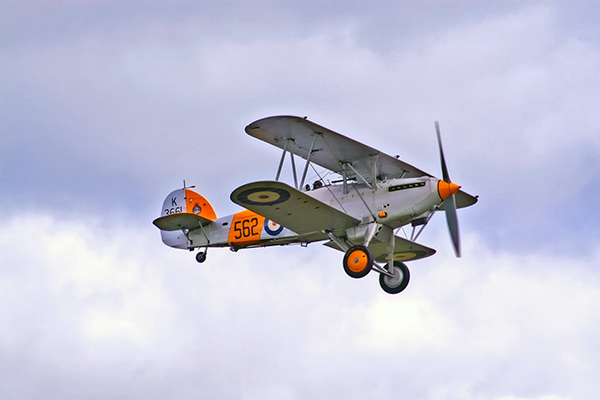
//> input picture OpenCV/Example/part1/data/airplane.bmp, 600 x 400 px, given in place of the camera
$ ./41.inrange_example   (built with g++ and OpenCV 4)
//> lines starting //> are read from the running program, lines starting //| are printed output that depends on the picture; after the words box and inside, x2 and y2 are one past the last pixel; in counts of white or black regions, pixels touching at a corner belong together
#include <iostream>
#include <opencv2/opencv.hpp>
#include <vector>

using namespace std;
using namespace cv;

int main()
{
    VideoCapture cap(0, CAP_V4L2);
    if (!cap.isOpened())
    {
        cerr << "카메라를 열 수 없습니다." << endl;
        return -1;
    }

    cap.set(CAP_PROP_FOURCC, VideoWriter::fourcc('M', 'J', 'P', 'G'));
    cap.set(CAP_PROP_FRAME_WIDTH, 640);
    cap.set(CAP_PROP_FRAME_HEIGHT, 480);
    cap.set(CAP_PROP_FPS, 30);

    const Scalar lowerYellow(20, 100, 100);
    const Scalar upperYellow(35, 255, 255);
    int minimumArea = 1000;

    namedWindow("frame");
    namedWindow("mask");

    createTrackbar("minimum area", "mask", nullptr, 50000);

    setTrackbarPos("minimum area", "mask", minimumArea);

    Mat frame, hsv, mask;
    const Mat kernel =
        getStructuringElement(MORPH_ELLIPSE, Size(5, 5));

    while (true)
    {
        if (!cap.read(frame) || frame.empty())
        {
            cerr << "카메라 프레임을 읽을 수 없습니다." << endl;
            break;
        }
//> frame is the input picture: 400 rows x 600 cols, CV_8UC3; mean B, G, R 217.1, 197.6, 196.8

        minimumArea = getTrackbarPos("minimum area", "mask");

        cvtColor(frame, hsv, COLOR_BGR2HSV);
//> hsv: 400 rows x 600 cols, CV_8UC3; mean H, S, V 111.5, 32.6, 219.9
        inRange(hsv, lowerYellow, upperYellow, mask);
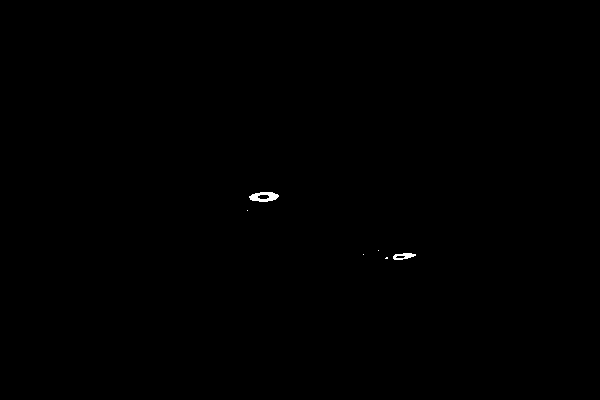
//> mask: 400 rows x 600 cols, CV_8UC1; 0.12% white; 6 white regions (4 under 20 px), largest, box (x1, y1, x2, y2) and area: (249, 192, 279, 202) 192, (393, 253, 416, 260) 99

        morphologyEx(mask, mask, MORPH_OPEN, kernel);
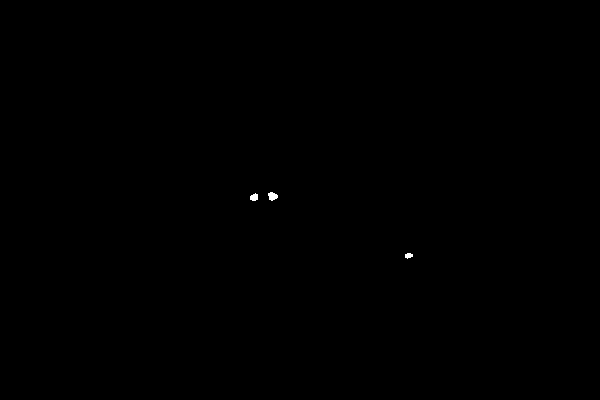
//> mask: 400 rows x 600 cols, CV_8UC1; 0.06% white; 3 white regions
        morphologyEx(mask, mask, MORPH_CLOSE, kernel);

        vector<vector<Point>> contours;
        findContours(mask.clone(), contours, RETR_EXTERNAL, CHAIN_APPROX_SIMPLE);
//> contours = 3 contours; box (x1, y1, x2, y2) and area: (268, 192, 278, 201) 50, (250, 193, 258, 201) 37, (405, 253, 413, 259) 24

        double largestArea = 0.0;
        Rect objectBox;

        for (const vector<Point> &contour : contours)
        {
            double area = contourArea(contour);
            if (area > largestArea)
            {
                largestArea = area;
                objectBox = boundingRect(contour);
            }
        }
//> this loop made 3 passes
//> (area, largestArea, objectBox) on passes 1 to 3: (24.5, 24.5, Rect(405, 253, 8, 6)), (37, 37, Rect(250, 193, 8, 8)), (49.5, 49.5, Rect(268, 192, 10, 9))
//> after the loop, largestArea = 49.5

        if (largestArea >= minimumArea)
        {
            rectangle(frame, objectBox, Scalar(0, 0, 255), 2);
            putText(
                frame,
                "yellow area: " + to_string(static_cast<int>(largestArea)),
                Point(objectBox.x, max(20, objectBox.y - 10)),
                FONT_HERSHEY_SIMPLEX,
                0.6,
                Scalar(0, 0, 255),
                2);
        }

        imshow("frame", frame);
        imshow("mask", mask);

        int key = waitKey(30);
//> the 'q' key is pressed
        if (key == 27 || key == 'q')
            break;
    }

    cap.release();
    destroyAllWindows();
    return 0;
}

$ run again, on OpenCV/Example/part1/data/cat.bmp
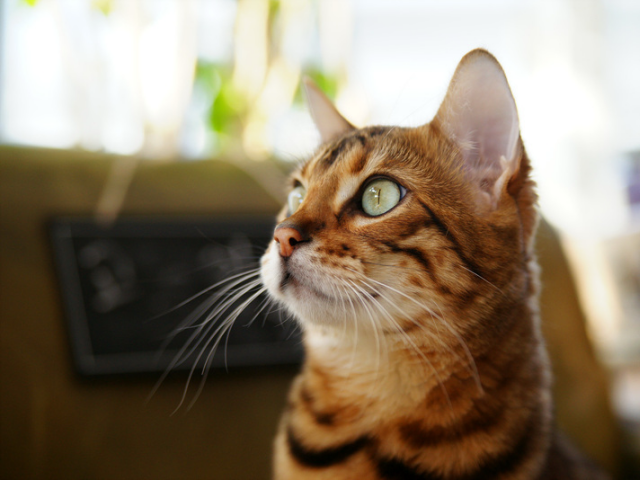
//> input picture OpenCV/Example/part1/data/cat.bmp, 640 x 480 px, given in place of the camera
//> frame is the input picture: 480 rows x 640 cols, CV_8UC3; mean B, G, R 104.5, 125.6, 140.8
//> hsv: 480 rows x 640 cols, CV_8UC3; mean H, S, V 29.8, 103.5, 142
//> `morphologyEx(mask, mask, MORPH_CLOSE, kernel);`:
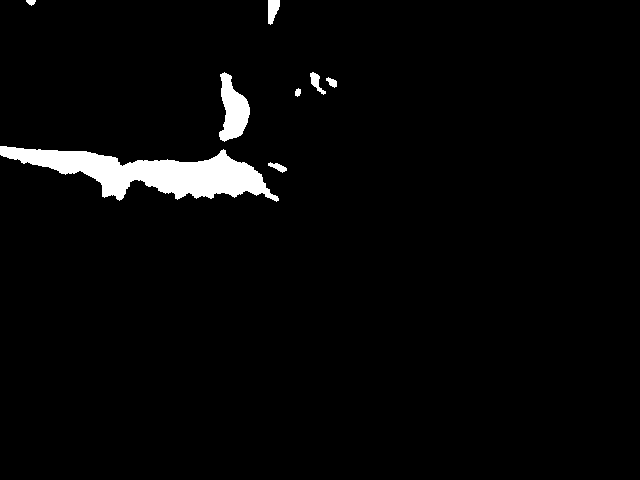
//> mask: 480 rows x 640 cols, CV_8UC1; 3% white; 8 white regions
//> contours = 8 contours; box (x1, y1, x2, y2) and area: (0, 146, 279, 202) 6908, (219, 72, 250, 142) 1212, (268, 0, 280, 25) 186, (310, 72, 326, 95) 121, (268, 162, 287, 173) 78, (326, 77, 337, 88) 54, (26, 0, 36, 6) 30, (295, 88, 301, 97) 29
//> the loop `for (const vector<Point> &contour : contours)` made 8 passes
//> (area, largestArea, objectBox) on passes 1 to 2: (78, 78, Rect(268, 162, 19, 11)), (6908.5, 6908.5, Rect(0, 146, 279, 56))
//> after the loop `for (const vector<Point> &contour : contours)`: largestArea = 6908.5
//> `putText( frame, "yellow area: " + to_string(static_cast<int>(largestAr..`:
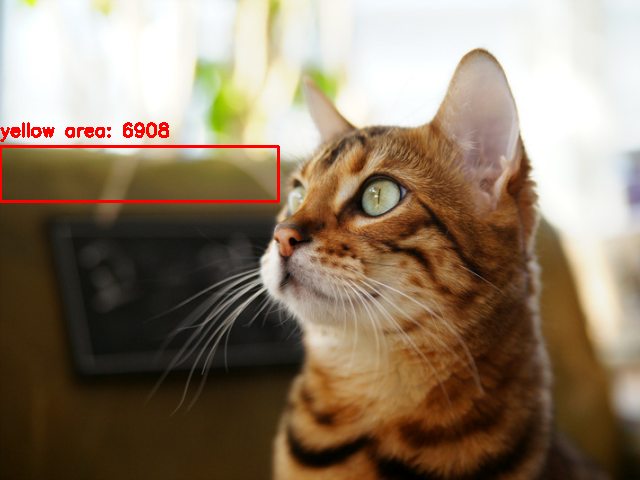
//> frame: 480 rows x 640 cols, CV_8UC3; mean B, G, R 102.9, 123.8, 141.5
